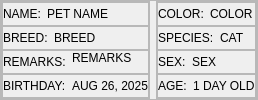
                        <widget class="QFrame" name="frame_16">
                         <property name="sizePolicy">
                          <sizepolicy hsizetype="Preferred" vsizetype="Expanding">
                           <horstretch>0</horstretch>
                           <verstretch>0</verstretch>
                          </sizepolicy>
                         </property>
                         <property name="frameShape">
                          <enum>QFrame::StyledPanel</enum>
                         </property>
                         <property name="frameShadow">
                          <enum>QFrame::Raised</enum>
                         </property>
                         <layout class="QHBoxLayout" name="horizontalLayout_41">
                          <property name="leftMargin">
                           <number>0</number>
                          </property>
                          <property name="topMargin">
                           <number>0</number>
                          </property>
                          <property name="rightMargin">
                           <number>0</number>
                          </property>
                          <property name="bottomMargin">
                           <number>0</number>
                          </property>
                          <item>
                           <widget class="QFrame" name="frame_11">
                            <property name="sizePolicy">
                             <sizepolicy hsizetype="Expanding" vsizetype="Expanding">
                              <horstretch>0</horstretch>
                              <verstretch>0</verstretch>
                             </sizepolicy>
                            </property>
                            <property name="styleSheet">
                             <string notr="true">font: 63 13pt &quot;Montserrat SemiBold&quot;;
color:rgb(0, 0, 0);</string>
                            </property>
                            <property name="frameShape">
                             <enum>QFrame::StyledPanel</enum>
                            </property>
                            <property name="frameShadow">
                             <enum>QFrame::Raised</enum>
                            </property>
                            <layout class="QVBoxLayout" name="verticalLayout_21">
                             <property name="spacing">
                              <number>0</number>
                             </property>
                             <property name="leftMargin">
                              <number>0</number>
                             </property>
                             <property name="topMargin">
                              <number>0</number>
                             </property>
                             <property name="rightMargin">
                              <number>0</number>
                             </property>
                             <property name="bottomMargin">
                              <number>0</number>
                             </property>
                             <item>
                              <widget class="QFrame" name="frame_20">
                               <property name="sizePolicy">
                                <sizepolicy hsizetype="Expanding" vsizetype="Expanding">
                                 <horstretch>0</horstretch>
                                 <verstretch>0</verstretch>
                                </sizepolicy>
                               </property>
                               <property name="frameShape">
                                <enum>QFrame::StyledPanel</enum>
                               </property>
                               <property name="frameShadow">
                                <enum>QFrame::Raised</enum>
                               </property>
                               <layout class="QHBoxLayout" name="horizontalLayout_43">
                                <property name="leftMargin">
                                 <number>0</number>
                                </property>
                                <property name="topMargin">
                                 <number>0</number>
                                </property>
                                <property name="rightMargin">
                                 <number>0</number>
                                </property>
                                <property name="bottomMargin">
                                 <number>0</number>
                                </property>
                                <item>
                                 <widget class="QLabel" name="label_6">
                                  <property name="sizePolicy">
                                   <sizepolicy hsizetype="Fixed" vsizetype="Fixed">
                                    <horstretch>0</horstretch>
                                    <verstretch>0</verstretch>
                                   </sizepolicy>
                                  </property>
                                  <property name="styleSheet">
                                   <string notr="true">font: 87 13pt &quot;Montserrat Black&quot;;
color:rgb(0, 0, 0);</string>
                                  </property>
                                  <property name="text">
                                   <string>NAME:</string>
                                  </property>
                                 </widget>
                                </item>
                                <item>
                                 <widget class="QLabel" name="petProfileNameLabel">
                                  <property name="sizePolicy">
                                   <sizepolicy hsizetype="Expanding" vsizetype="Expanding">
                                    <horstretch>0</horstretch>
                                    <verstretch>0</verstretch>
                                   </sizepolicy>
                                  </property>
                                  <property name="styleSheet">
                                   <string notr="true"/>
                                  </property>
                                  <property name="text">
                                   <string>PET NAME</string>
                                  </property>
                                  <property name="alignment">
                                   <set>Qt::AlignLeading|Qt::AlignLeft|Qt::AlignVCenter</set>
                                  </property>
                                  <property name="wordWrap">
                                   <bool>true</bool>
                                  </property>
                                 </widget>
                                </item>
                               </layout>
                              </widget>
                             </item>
                             <item>
                              <widget class="QFrame" name="frame_21">
                               <property name="sizePolicy">
                                <sizepolicy hsizetype="Expanding" vsizetype="Expanding">
                                 <horstretch>0</horstretch>
                                 <verstretch>0</verstretch>
                                </sizepolicy>
                               </property>
                               <property name="frameShape">
                                <enum>QFrame::StyledPanel</enum>
                               </property>
                               <property name="frameShadow">
                                <enum>QFrame::Raised</enum>
                               </property>
                               <layout class="QHBoxLayout" name="horizontalLayout_44">
                                <property name="leftMargin">
                                 <number>0</number>
                                </property>
                                <property name="topMargin">
                                 <number>0</number>
                                </property>
                                <property name="rightMargin">
                                 <number>0</number>
                                </property>
                                <property name="bottomMargin">
                                 <number>0</number>
                                </property>
                                <item>
                                 <widget class="QLabel" name="label_11">
                                  <property name="sizePolicy">
                                   <sizepolicy hsizetype="Fixed" vsizetype="Fixed">
                                    <horstretch>0</horstretch>
                                    <verstretch>0</verstretch>
                                   </sizepolicy>
                                  </property>
                                  <property name="styleSheet">
                                   <string notr="true">font: 87 13pt &quot;Montserrat Black&quot;;
color:rgb(0, 0, 0);</string>
                                  </property>
                                  <property name="text">
                                   <string>BREED:</string>
                                  </property>
                                 </widget>
                                </item>
                                <item>
                                 <widget class="QLabel" name="breedLabel">
                                  <property name="sizePolicy">
                                   <sizepolicy hsizetype="Expanding" vsizetype="Expanding">
                                    <horstretch>0</horstretch>
                                    <verstretch>0</verstretch>
                                   </sizepolicy>
                                  </property>
                                  <property name="styleSheet">
                                   <string notr="true"/>
                                  </property>
                                  <property name="text">
                                   <string>BREED</string>
                                  </property>
                                  <property name="alignment">
                                   <set>Qt::AlignLeading|Qt::AlignLeft|Qt::AlignVCenter</set>
                                  </property>
                                  <property name="wordWrap">
                                   <bool>true</bool>
                                  </property>
                                 </widget>
                                </item>
                               </layout>
                              </widget>
                             </item>
                             <item>
                              <widget class="QFrame" name="frame_33">
                               <property name="sizePolicy">
                                <sizepolicy hsizetype="Expanding" vsizetype="Expanding">
                                 <horstretch>0</horstretch>
                                 <verstretch>0</verstretch>
                                </sizepolicy>
                               </property>
                               <property name="frameShape">
                                <enum>QFrame::StyledPanel</enum>
                               </property>
                               <property name="frameShadow">
                                <enum>QFrame::Raised</enum>
                               </property>
                               <layout class="QHBoxLayout" name="horizontalLayout_49">
                                <property name="leftMargin">
                                 <number>0</number>
                                </property>
                                <property name="topMargin">
                                 <number>0</number>
                                </property>
                                <property name="rightMargin">
                                 <number>0</number>
                                </property>
                                <property name="bottomMargin">
                                 <number>0</number>
                                </property>
                                <item>
                                 <widget class="QLabel" name="label_18">
                                  <property name="sizePolicy">
                                   <sizepolicy hsizetype="Fixed" vsizetype="Fixed">
                                    <horstretch>0</horstretch>
                                    <verstretch>0</verstretch>
                                   </sizepolicy>
                                  </property>
                                  <property name="styleSheet">
                                   <string notr="true">font: 87 13pt &quot;Montserrat Black&quot;;
color:rgb(0, 0, 0);</string>
                                  </property>
                                  <property name="text">
                                   <string>REMARKS:</string>
                                  </property>
                                 </widget>
                                </item>
                                <item>
                                 <widget class="QLabel" name="petRemarksLabel">
                                  <property name="sizePolicy">
                                   <sizepolicy hsizetype="Expanding" vsizetype="Expanding">
                                    <horstretch>0</horstretch>
                                    <verstretch>0</verstretch>
                                   </sizepolicy>
                                  </property>
                                  <property name="text">
                                   <string>REMARKS</string>
                                  </property>
                                  <property name="alignment">
                                   <set>Qt::AlignLeading|Qt::AlignLeft|Qt::AlignTop</set>
                                  </property>
                                  <property name="wordWrap">
                                   <bool>true</bool>
                                  </property>
                                 </widget>
                                </item>
                               </layout>
                              </widget>
                             </item>
                             <item>
                              <widget class="QFrame" name="frame_31">
                               <property name="sizePolicy">
                                <sizepolicy hsizetype="Preferred" vsizetype="Expanding">
                                 <horstretch>0</horstretch>
                                 <verstretch>0</verstretch>
                                </sizepolicy>
                               </property>
                               <property name="frameShape">
                                <enum>QFrame::StyledPanel</enum>
                               </property>
                               <property name="frameShadow">
                                <enum>QFrame::Raised</enum>
                               </property>
                               <layout class="QHBoxLayout" name="horizontalLayout_46">
                                <property name="leftMargin">
                                 <number>0</number>
                                </property>
                                <property name="topMargin">
                                 <number>0</number>
                                </property>
                                <property name="rightMargin">
                                 <number>0</number>
                                </property>
                                <property name="bottomMargin">
                                 <number>0</number>
                                </property>
                                <item>
                                 <widget class="QLabel" name="label_16">
                                  <property name="sizePolicy">
                                   <sizepolicy hsizetype="Fixed" vsizetype="Preferred">
                                    <horstretch>0</horstretch>
                                    <verstretch>0</verstretch>
                                   </sizepolicy>
                                  </property>
                                  <property name="styleSheet">
                                   <string notr="true">font: 87 13pt &quot;Montserrat Black&quot;;
color:rgb(0, 0, 0);</string>
                                  </property>
                                  <property name="text">
                                   <string>BIRTHDAY:</string>
                                  </property>
                                 </widget>
                                </item>
                                <item>
                                 <widget class="QLabel" name="petBirthdayOptional">
                                  <property name="sizePolicy">
                                   <sizepolicy hsizetype="Preferred" vsizetype="Expanding">
                                    <horstretch>0</horstretch>
                                    <verstretch>0</verstretch>
                                   </sizepolicy>
                                  </property>
                                  <property name="text">
                                   <string>AUG 26, 2025</string>
                                  </property>
                                 </widget>
                                </item>
                               </layout>
                              </widget>
                             </item>
                            </layout>
                           </widget>
                          </item>
                          <item>
                           <widget class="QFrame" name="frame_15">
                            <property name="sizePolicy">
                             <sizepolicy hsizetype="Expanding" vsizetype="Expanding">
                              <horstretch>0</horstretch>
                              <verstretch>0</verstretch>
                             </sizepolicy>
                            </property>
                            <property name="styleSheet">
                             <string notr="true">font: 63 13pt &quot;Montserrat SemiBold&quot;;
color:rgb(0, 0, 0);</string>
                            </property>
                            <property name="frameShape">
                             <enum>QFrame::StyledPanel</enum>
                            </property>
                            <property name="frameShadow">
                             <enum>QFrame::Raised</enum>
                            </property>
                            <layout class="QVBoxLayout" name="verticalLayout_22">
                             <property name="spacing">
                              <number>0</number>
                             </property>
                             <property name="leftMargin">
                              <number>0</number>
                             </property>
                             <property name="topMargin">
                              <number>0</number>
                             </property>
                             <property name="rightMargin">
                              <number>0</number>
                             </property>
                             <property name="bottomMargin">
                              <number>0</number>
                             </property>
                             <item>
                              <widget class="QFrame" name="frame_32">
                               <property name="sizePolicy">
                                <sizepolicy hsizetype="Preferred" vsizetype="Expanding">
                                 <horstretch>0</horstretch>
                                 <verstretch>0</verstretch>
                                </sizepolicy>
                               </property>
                               <property name="frameShape">
                                <enum>QFrame::StyledPanel</enum>
                               </property>
                               <property name="frameShadow">
                                <enum>QFrame::Raised</enum>
                               </property>
                               <layout class="QHBoxLayout" name="horizontalLayout_48">
                                <property name="leftMargin">
                                 <number>0</number>
                                </property>
                                <property name="topMargin">
                                 <number>0</number>
                                </property>
                                <property name="rightMargin">
                                 <number>0</number>
                                </property>
                                <property name="bottomMargin">
                                 <number>0</number>
                                </property>
                                <item>
                                 <widget class="QLabel" name="label_17">
                                  <property name="sizePolicy">
                                   <sizepolicy hsizetype="Fixed" vsizetype="Preferred">
                                    <horstretch>0</horstretch>
                                    <verstretch>0</verstretch>
                                   </sizepolicy>
                                  </property>
                                  <property name="styleSheet">
                                   <string notr="true">font: 87 13pt &quot;Montserrat Black&quot;;
color:rgb(0, 0, 0);</string>
                                  </property>
                                  <property name="text">
                                   <string>COLOR:</string>
                                  </property>
                                 </widget>
                                </item>
                                <item>
                                 <widget class="QLabel" name="petColorLabel">
                                  <property name="sizePolicy">
                                   <sizepolicy hsizetype="Preferred" vsizetype="Expanding">
                                    <horstretch>0</horstretch>
                                    <verstretch>0</verstretch>
                                   </sizepolicy>
                                  </property>
                                  <property name="styleSheet">
                                   <string notr="true"/>
                                  </property>
                                  <property name="text">
                                   <string>COLOR</string>
                                  </property>
                                  <property name="alignment">
                                   <set>Qt::AlignLeading|Qt::AlignLeft|Qt::AlignVCenter</set>
                                  </property>
                                  <property name="wordWrap">
                                   <bool>true</bool>
                                  </property>
                                 </widget>
                                </item>
                               </layout>
                              </widget>
                             </item>
                             <item>
                              <widget class="QFrame" name="frame_30">
                               <property name="sizePolicy">
                                <sizepolicy hsizetype="Preferred" vsizetype="Expanding">
                                 <horstretch>0</horstretch>
                                 <verstretch>0</verstretch>
                                </sizepolicy>
                               </property>
                               <property name="frameShape">
                                <enum>QFrame::StyledPanel</enum>
                               </property>
                               <property name="frameShadow">
                                <enum>QFrame::Raised</enum>
                               </property>
                               <layout class="QHBoxLayout" name="horizontalLayout_45">
                                <property name="leftMargin">
                                 <number>0</number>
                                </property>
                                <property name="topMargin">
                                 <number>0</number>
                                </property>
                                <property name="rightMargin">
                                 <number>0</number>
                                </property>
                                <property name="bottomMargin">
                                 <number>0</number>
                                </property>
                                <item>
                                 <widget class="QLabel" name="label_14">
                                  <property name="sizePolicy">
                                   <sizepolicy hsizetype="Fixed" vsizetype="Preferred">
                                    <horstretch>0</horstretch>
                                    <verstretch>0</verstretch>
                                   </sizepolicy>
                                  </property>
                                  <property name="styleSheet">
                                   <string notr="true">font: 87 13pt &quot;Montserrat Black&quot;;
color:rgb(0, 0, 0);</string>
                                  </property>
                                  <property name="text">
                                   <string>SPECIES:</string>
                                  </property>
                                 </widget>
                                </item>
                                <item>
                                 <widget class="QLabel" name="speciesLabel">
                                  <property name="sizePolicy">
                                   <sizepolicy hsizetype="Preferred" vsizetype="Expanding">
                                    <horstretch>0</horstretch>
                                    <verstretch>0</verstretch>
                                   </sizepolicy>
                                  </property>
                                  <property name="styleSheet">
                                   <string notr="true"/>
                                  </property>
                                  <property name="text">
                                   <string>CAT</string>
                                  </property>
                                  <property name="alignment">
                                   <set>Qt::AlignLeading|Qt::AlignLeft|Qt::AlignVCenter</set>
                                  </property>
                                  <property name="wordWrap">
                                   <bool>true</bool>
                                  </property>
                                 </widget>
                                </item>
                               </layout>
                              </widget>
                             </item>
                             <item>
                              <widget class="QFrame" name="frame_34">
                               <property name="sizePolicy">
                                <sizepolicy hsizetype="Preferred" vsizetype="Expanding">
                                 <horstretch>0</horstretch>
                                 <verstretch>0</verstretch>
                                </sizepolicy>
                               </property>
                               <property name="styleSheet">
                                <string notr="true"/>
                               </property>
                               <property name="frameShape">
                                <enum>QFrame::StyledPanel</enum>
                               </property>
                               <property name="frameShadow">
                                <enum>QFrame::Raised</enum>
                               </property>
                               <layout class="QHBoxLayout" name="horizontalLayout_50">
                                <property name="leftMargin">
                                 <number>0</number>
                                </property>
                                <property name="topMargin">
                                 <number>0</number>
                                </property>
                                <property name="rightMargin">
                                 <number>0</number>
                                </property>
                                <property name="bottomMargin">
                                 <number>0</number>
                                </property>
                                <item>
                                 <widget class="QLabel" name="label_19">
                                  <property name="sizePolicy">
                                   <sizepolicy hsizetype="Fixed" vsizetype="Fixed">
                                    <horstretch>0</horstretch>
                                    <verstretch>0</verstretch>
                                   </sizepolicy>
                                  </property>
                                  <property name="styleSheet">
                                   <string notr="true">font: 87 13pt &quot;Montserrat Black&quot;;
color:rgb(0, 0, 0);</string>
                                  </property>
                                  <property name="text">
                                   <string>SEX:</string>
                                  </property>
                                 </widget>
                                </item>
                                <item>
                                 <widget class="QLabel" name="petSexLabel">
                                  <property name="sizePolicy">
                                   <sizepolicy hsizetype="Preferred" vsizetype="Expanding">
                                    <horstretch>0</horstretch>
                                    <verstretch>0</verstretch>
                                   </sizepolicy>
                                  </property>
                                  <property name="styleSheet">
                                   <string notr="true"/>
                                  </property>
                                  <property name="text">
                                   <string>SEX</string>
                                  </property>
                                  <property name="alignment">
                                   <set>Qt::AlignLeading|Qt::AlignLeft|Qt::AlignVCenter</set>
                                  </property>
                                  <property name="wordWrap">
                                   <bool>true</bool>
                                  </property>
                                 </widget>
                                </item>
                               </layout>
                              </widget>
                             </item>
                             <item>
                              <widget class="QFrame" name="frame_35">
                               <property name="sizePolicy">
                                <sizepolicy hsizetype="Preferred" vsizetype="Expanding">
                                 <horstretch>0</horstretch>
                                 <verstretch>0</verstretch>
                                </sizepolicy>
                               </property>
                               <property name="frameShape">
                                <enum>QFrame::StyledPanel</enum>
                               </property>
                               <property name="frameShadow">
                                <enum>QFrame::Raised</enum>
                               </property>
                               <layout class="QHBoxLayout" name="horizontalLayout_47">
                                <property name="leftMargin">
                                 <number>0</number>
                                </property>
                                <property name="topMargin">
                                 <number>0</number>
                                </property>
                                <property name="rightMargin">
                                 <number>0</number>
                                </property>
                                <property name="bottomMargin">
                                 <number>0</number>
                                </property>
                                <item>
                                 <widget class="QLabel" name="label_20">
                                  <property name="sizePolicy">
                                   <sizepolicy hsizetype="Fixed" vsizetype="Preferred">
                                    <horstretch>0</horstretch>
                                    <verstretch>0</verstretch>
                                   </sizepolicy>
                                  </property>
                                  <property name="styleSheet">
                                   <string notr="true">font: 87 13pt &quot;Montserrat Black&quot;;
color:rgb(0, 0, 0);</string>
                                  </property>
                                  <property name="text">
                                   <string>AGE:</string>
                                  </property>
                                 </widget>
                                </item>
                                <item>
                                 <widget class="QLabel" name="petAgeLabel">
                                  <property name="sizePolicy">
                                   <sizepolicy hsizetype="Preferred" vsizetype="Expanding">
                                    <horstretch>0</horstretch>
                                    <verstretch>0</verstretch>
                                   </sizepolicy>
                                  </property>
                                  <property name="styleSheet">
                                   <string notr="true"/>
                                  </property>
                                  <property name="text">
                                   <string>1 DAY OLD</string>
                                  </property>
                                  <property name="alignment">
                                   <set>Qt::AlignLeading|Qt::AlignLeft|Qt::AlignVCenter</set>
                                  </property>
                                  <property name="wordWrap">
                                   <bool>true</bool>
                                  </property>
                                 </widget>
                                </item>
                               </layout>
                              </widget>
                             </item>
                            </layout>
                           </widget>
                          </item>
                         </layout>
                        </widget>
